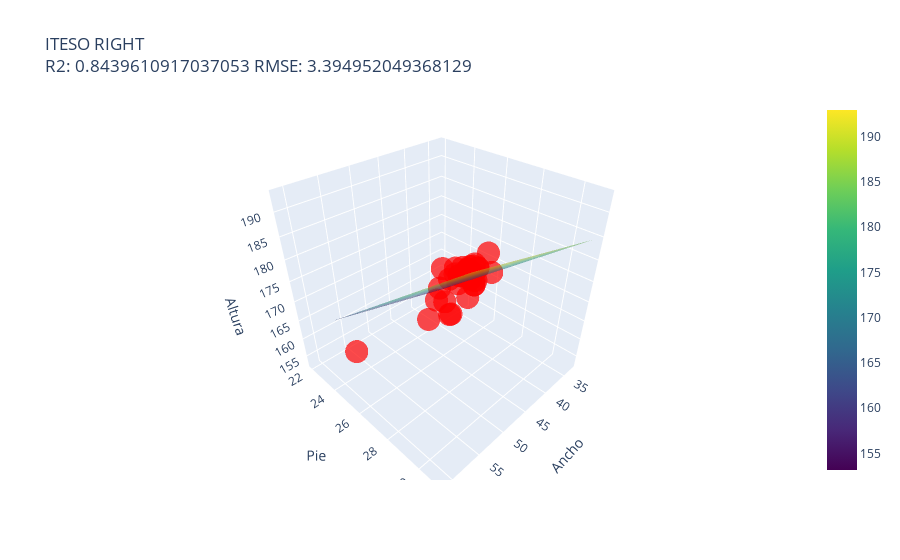

Notebook code for this chart:
### Code cell
# Definir rangos para las variables independientes
x1_range = np.linspace(min(x_train_right['width']), max(x_train_right['width']), 20)
x2_range = np.linspace(min(x_train_right['shoe_size']), max(x_train_right['shoe_size']), 20)
x1_mesh, x2_mesh = np.meshgrid(x1_range, x2_range)

# Escalar el meshgrid para predicción
x_mesh_scaled = ss_right.transform(np.vstack((x1_mesh.ravel(), x2_mesh.ravel())).T)

# Predecir los valores con el modelo escalado
y_mesh_scaled = rg_r.predict(x_mesh_scaled)

# Crear scatterplot 3D de los puntos reales
scatter = go.Scatter3d(
    x=x_test_right['width'], y=x_test_right['shoe_size'], z=y_test_right,
    mode='markers',
    marker=dict(size=8, color='red', opacity=0.7)
)

# Crear el plano de regresión
surface = go.Surface(
    x=x1_mesh, y=x2_mesh, z=y_mesh_scaled.reshape(x1_mesh.shape),
    colorscale='Viridis', opacity=0.5
)

# Configuración del layout
layout = go.Layout(
    title=f"ITESO RIGHT<br>R2: {r2_score(y_test_right, r_pred_right)} RMSE: {root_mean_squared_error(y_test_right, r_pred_right)}",
    scene=dict(
        xaxis_title='Ancho',
        yaxis_title='Pie',
        zaxis_title='Altura'
    )
)

# Crear la figura
fig = go.Figure(data=[scatter, surface], layout=layout)

# Mostrar la figura interactiva
fig.show()

### Figure 1 — Plotly figure (JSON) as saved in the notebook; plotly's stock layout.template omitted (floating-point values rounded to 4 significant figures; data arrays with more than 128 entries replaced by an {"elided": "..."} marker saying what was removed)
{"data": [{"marker": {"color": "red", "opacity": 0.7, "size": 8}, "mode": "markers", "type": "scatter3d", "x": [45, 50, 56, 53, 52, 50, 45, 46, 36, 50, 42, 47, 51, 43, 43, 39, 51, 36, 43, 56, 42, 52, 41, 48, 45, 47, 47, 48, 42, 50, 47, 50, 49, 61, 47, 49, 42, 53], "y": [28, 28, 30, 30, 29, 29, 28, 28, 23, 29, 26, 28, 29, 27, 27, 24.5, 29, 22.5, 28, 30, 27, 29, 23.5, 28, 27.5, 28, 27, 27, 28, 29, 28, 29, 29, 26, 28, 27, 27, 30], "z": [180, 173, 190, 186, 185, 183, 180, 181, 164, 183, 170, 181, 185, 176, 177, 166, 184, 153, 182, 191, 177, 185, 153, 182, 172, 181, 168, 172, 177, 183, 181, 183, 182, 168, 181, 176, 173, 186]}, {"colorscale": [[0, "#440154"], [0.1111, "#482878"], [0.2222, "#3e4989"], [0.3333, "#31688e"], [0.4444, "#26828e"], [0.5556, "#1f9e89"], [0.6667, "#35b779"], [0.7778, "#6ece58"], [0.8889, "#b5de2b"], [1, "#fde725"]], "opacity": 0.5, "type": "surface", "x": {"elided": "20x20 float values"}, "y": {"elided": "20x20 float values"}, "z": {"elided": "20x20 float values"}}], "layout": {"scene": {"xaxis": {"title": {"text": "Ancho"}}, "yaxis": {"title": {"text": "Pie"}}, "zaxis": {"title": {"text": "Altura"}}}, "title": {"text": "ITESO RIGHT<br>R2: 0.8439610917037053 RMSE: 3.394952049368129"}}}
